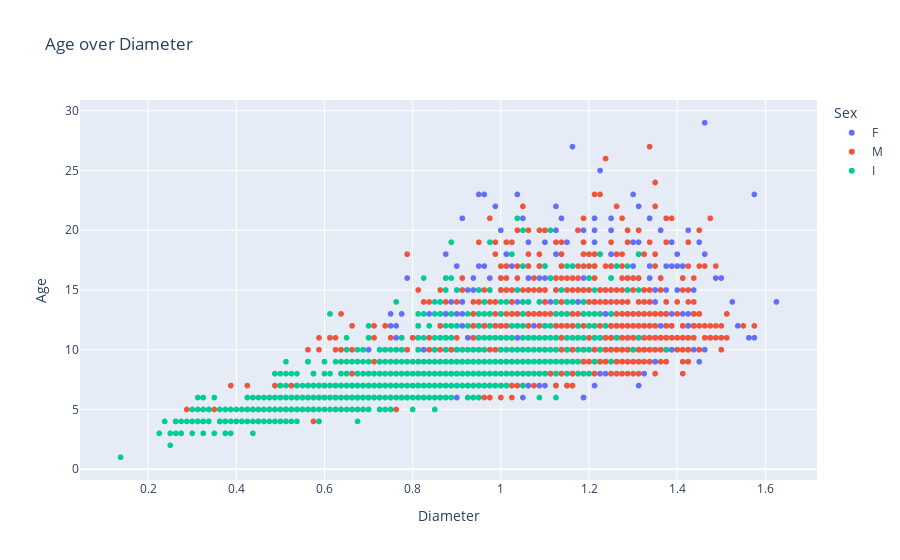

Notebook code cell kept with this figure:
### Code cell
fig = px.scatter( df1,x = 'Diameter',y = 'Age',color='Sex',title = 'Age over Diameter')
fig.show()

### Figure 1 — Plotly figure (JSON) as saved in the notebook; plotly's stock layout.template omitted (floating-point values rounded to 4 significant figures; data arrays with more than 128 entries replaced by an {"elided": "..."} marker saying what was removed)
{"data": [{"hovertemplate": "Sex=F<br>Diameter=%{x}<br>Age=%{y}<extra></extra>", "legendgroup": "F", "marker": {"color": "#636efa", "symbol": "circle"}, "mode": "markers", "name": "F", "showlegend": true, "type": "scattergl", "x": {"elided": "1225 float values"}, "xaxis": "x", "y": {"elided": "1225 int values"}, "yaxis": "y"}, {"hovertemplate": "Sex=M<br>Diameter=%{x}<br>Age=%{y}<extra></extra>", "legendgroup": "M", "marker": {"color": "#EF553B", "symbol": "circle"}, "mode": "markers", "name": "M", "showlegend": true, "type": "scattergl", "x": {"elided": "1435 float values"}, "xaxis": "x", "y": {"elided": "1435 int values"}, "yaxis": "y"}, {"hovertemplate": "Sex=I<br>Diameter=%{x}<br>Age=%{y}<extra></extra>", "legendgroup": "I", "marker": {"color": "#00cc96", "symbol": "circle"}, "mode": "markers", "name": "I", "showlegend": true, "type": "scattergl", "x": {"elided": "1233 float values"}, "xaxis": "x", "y": {"elided": "1233 int values"}, "yaxis": "y"}], "layout": {"autosize": true, "legend": {"title": {"text": "Sex"}, "tracegroupgap": 0}, "title": {"text": "Age over Diameter"}, "xaxis": {"anchor": "y", "autorange": true, "domain": [0, 1], "range": [0.04574, 1.717], "title": {"text": "Diameter"}, "type": "linear"}, "yaxis": {"anchor": "x", "autorange": true, "domain": [0, 1], "range": [-1.311, 31.31], "title": {"text": "Age"}, "type": "linear"}}}
